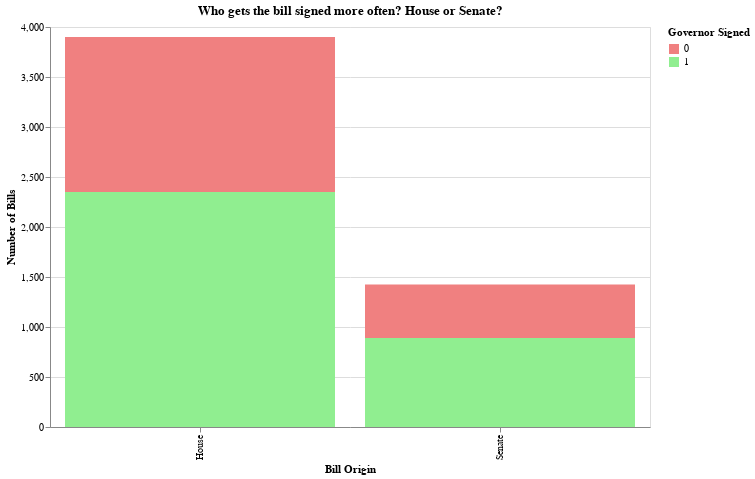

Here is the notebook cell this chart was saved with:
### Code cell
stacked_data_alt = co_leg_bills_df.groupby(['Bill Origin', 'Governor Signed']).size().reset_index()
stacked_data_alt.columns = ['Bill Origin', 'Governor Signed', 'Count']

alt_chart = alt.Chart(stacked_data_alt).mark_bar().encode(
    x=alt.X('Bill Origin:N', title='Bill Origin'),
    y=alt.Y('sum(Count):Q', title='Number of Bills'),
    color=alt.Color('Governor Signed:N', title='Governor Signed', 
                    scale=alt.Scale(domain=[0, 1], range=['lightcoral', 'lightgreen'])),
    tooltip=['Bill Origin', 'Governor Signed', 'Count']
).properties(
    title="Who gets the bill signed more often? House or Senate?",
    width=600,
    height=400
)
alt_chart

### Figure 1 — Vega-Lite specification as saved in the notebook (floating-point values rounded to 4 significant figures)
{"config": {"view": {"continuousWidth": 300, "continuousHeight": 300}}, "data": {"name": "data-eee152db90fdcfd87eecbafe5ac54027"}, "mark": {"type": "bar"}, "encoding": {"color": {"field": "Governor Signed", "scale": {"domain": [0, 1], "range": ["lightcoral", "lightgreen"]}, "title": "Governor Signed", "type": "nominal"}, "tooltip": [{"field": "Bill Origin", "type": "nominal"}, {"field": "Governor Signed", "type": "quantitative"}, {"field": "Count", "type": "quantitative"}], "x": {"field": "Bill Origin", "title": "Bill Origin", "type": "nominal"}, "y": {"aggregate": "sum", "field": "Count", "title": "Number of Bills", "type": "quantitative"}}, "height": 400, "title": "Who gets the bill signed more often? House or Senate?", "width": 600, "$schema": "https://vega.github.io/schema/vega-lite/v5.8.0.json", "datasets": {"data-eee152db90fdcfd87eecbafe5ac54027": [{"Bill Origin": "House", "Governor Signed": 0, "Count": 1550}, {"Bill Origin": "House", "Governor Signed": 1, "Count": 2349}, {"Bill Origin": "Senate", "Governor Signed": 0, "Count": 535}, {"Bill Origin": "Senate", "Governor Signed": 1, "Count": 891}]}}
